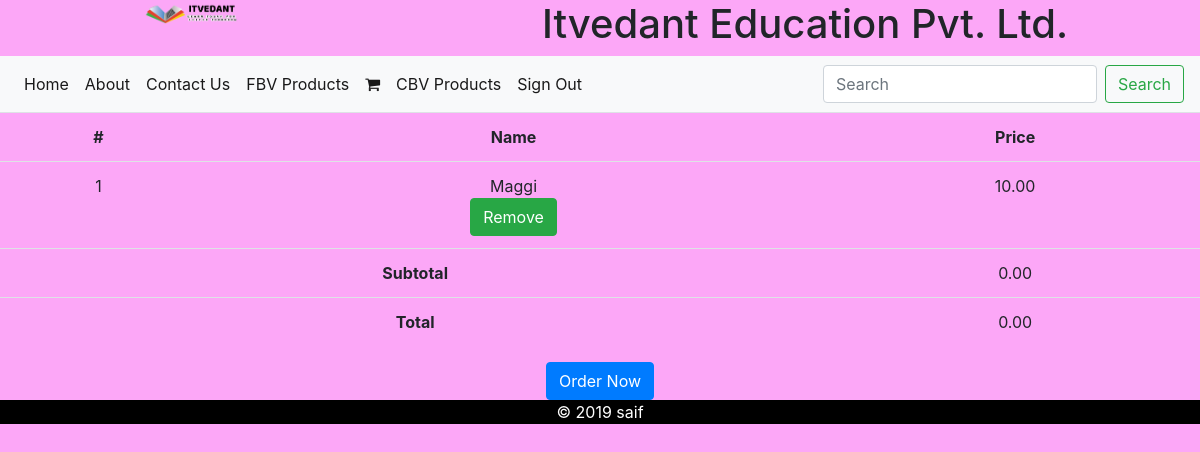
Screenshot of /cart/list/ (signed in) with the database file from the repository.
### products/models.py (models this page shows, shortened)
class Product(models.Model):
    title = models.CharField(max_length=50)
    slug = models.SlugField(null=True, blank=True)
    image = models.ImageField(null=True, blank=True, upload_to="products")
    price = models.DecimalField(default=10, max_digits=10, decimal_places=2)
    description = models.TextField(null=True)
    active = models.BooleanField(default=True)
    createdDate = models.DateField(auto_now_add=True)
    updatedDate = models.DateField(auto_now=True)
    objects = ProductManager()

### carts/models.py (models this page shows, shortened)
class Cart(models.Model):
    user        = models.ForeignKey(User, null=True, blank=True, on_delete=models.CASCADE)
    products    = models.ManyToManyField(Product, blank=True)
    subtotal    = models.DecimalField(default=0.00, max_digits=100, decimal_places=2)
    total       = models.DecimalField(default=0.00, max_digits=100, decimal_places=2)
    updated     = models.DateTimeField(auto_now=True)
    created   = models.DateTimeField(auto_now_add=True)
    objects = CartManager()

### carts/views.py (the view)
# urls.py: path("list/", cart_home, name="list"),
def cart_home(request):
    cart_obj = Cart.objects.new_or_get(request)
    context = {'cart_obj':cart_obj}
    return render(request, 'carts/list.html', context)

### carts/models.py (called while the page is built)
    def new_or_get(self, request):
        cartid = request.session.get('cart_id', None)
        if cartid is not None:
            cart_obj = Cart.objects.filter(id=cartid).first()
        elif request.user.is_authenticated:
            cart_obj = Cart.objects.filter(user=request.user).first()
            if cart_obj is None:
                cart_obj = Cart.objects.create(user=request.user)
            request.session['cart_id'] = cart_obj.id
        else:
            cart_obj = Cart.objects.create()
            request.session['cart_id'] = cart_obj.id
        return cart_obj

### products/models.py (called while the page is built)
    def active(self):
        return self.filter(active=True)

    def get_queryset(self):
        return ProductQuerySet(self.model, using=self._db)

    def all(self):
        return self.get_queryset().active()

### carts/templates/carts/list.html (shortened to what this page needs)
{% extends 'layout/layout.html' %}
{% block mainblock %}
    {% if cart_obj.products.all %}
    <table class="table">
        <tr>
            <th>#</th>
            <th>Name</th>
            <th>Price</th>
        </tr>
        {% for prod in cart_obj.products.all %}
        <tr>
            <td>{{forloop.counter}}</td>
            <td>{{prod.title}}
                {% include 'products/snippets/addtocart.html' with pid=prod.id in_cart=True %}
            </td>
            <td>{{prod.price}}</td>
        </tr>
        {% endfor %}
        <tr>
            <td colspan="2"><b>Subtotal</b></td>
            <td>{{cart_obj.subtotal}}</td>
        </tr>
        <tr>
            <td colspan="2"><b>Total</b></td>
            <td>{{cart_obj.total}}</td>
        </tr>
    </table>
    <form method="POST" action="{% url 'order:create' %}">
        <input type="submit" value="Order Now" class="btn btn-primary"/>
    </form>
    {% else %}
        <h1>Cart is empty</h1>
    {% endif %}
{% endblock %}

### products/templates/products/snippets/addtocart.html (shortened to what this page needs)
<form method="POST" action="{% url 'cart:update' %}">
    {% if in_cart %}
        <input type="submit" value="Remove" class="btn btn-success"/>
    {% else %}
        <input type="submit" value="Add to Cart" class="btn btn-primary"/>
    {% endif %}
</form>

### static_proj/css/main.css (style rules this page uses)
body { background-color: rgb(252, 167, 247); }

### rows the page displays
Product: title "Maggi", price "10.00"
Cart: subtotal "0.00", total "0.00"
